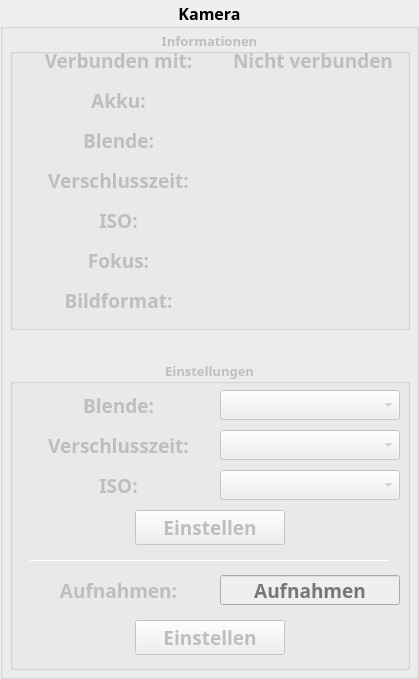
        <widget class="QGroupBox" name="groupBox_info">
         <property name="enabled">
          <bool>true</bool>
         </property>
         <property name="font">
          <font>
           <family>Bahnschrift</family>
           <pointsize>12</pointsize>
           <weight>75</weight>
           <bold>true</bold>
          </font>
         </property>
         <property name="title">
          <string>Kamera</string>
         </property>
         <property name="alignment">
          <set>Qt::AlignCenter</set>
         </property>
         <property name="flat">
          <bool>false</bool>
         </property>
         <property name="checkable">
          <bool>false</bool>
         </property>
         <widget class="QGroupBox" name="groupBox_info_kamera">
          <property name="enabled">
           <bool>false</bool>
          </property>
          <property name="geometry">
           <rect>
            <x>10</x>
            <y>30</y>
            <width>400</width>
            <height>300</height>
           </rect>
          </property>
          <property name="minimumSize">
           <size>
            <width>400</width>
            <height>300</height>
           </size>
          </property>
          <property name="maximumSize">
           <size>
            <width>400</width>
            <height>300</height>
           </size>
          </property>
          <property name="font">
           <font>
            <family>Bahnschrift</family>
            <pointsize>10</pointsize>
           </font>
          </property>
          <property name="styleSheet">
           <string notr="true"/>
          </property>
          <property name="title">
           <string>Informationen</string>
          </property>
          <property name="alignment">
           <set>Qt::AlignCenter</set>
          </property>
          <widget class="QLabel" name="label_info_camera_name">
           <property name="enabled">
            <bool>false</bool>
           </property>
           <property name="geometry">
            <rect>
             <x>15</x>
             <y>15</y>
             <width>187</width>
             <height>30</height>
            </rect>
           </property>
           <property name="font">
            <font>
             <family>Bahnschrift</family>
             <pointsize>14</pointsize>
            </font>
           </property>
           <property name="styleSheet">
            <string notr="true"/>
           </property>
           <property name="text">
            <string>Verbunden mit:</string>
           </property>
           <property name="alignment">
            <set>Qt::AlignCenter</set>
           </property>
          </widget>
          <widget class="QLabel" name="input_info_camera_name">
           <property name="enabled">
            <bool>false</bool>
           </property>
           <property name="geometry">
            <rect>
             <x>210</x>
             <y>15</y>
             <width>186</width>
             <height>30</height>
            </rect>
           </property>
           <property name="font">
            <font>
             <family>Bahnschrift</family>
             <pointsize>14</pointsize>
            </font>
           </property>
           <property name="styleSheet">
            <string notr="true"/>
           </property>
           <property name="text">
            <string>Nicht verbunden</string>
           </property>
           <property name="alignment">
            <set>Qt::AlignCenter</set>
           </property>
          </widget>
          <widget class="QLabel" name="label_info_camera_akku">
           <property name="enabled">
            <bool>false</bool>
           </property>
           <property name="geometry">
            <rect>
             <x>15</x>
             <y>55</y>
             <width>187</width>
             <height>30</height>
            </rect>
           </property>
           <property name="font">
            <font>
             <family>Bahnschrift</family>
             <pointsize>14</pointsize>
            </font>
           </property>
           <property name="styleSheet">
            <string notr="true"/>
           </property>
           <property name="text">
            <string>Akku:</string>
           </property>
           <property name="alignment">
            <set>Qt::AlignCenter</set>
           </property>
          </widget>
          <widget class="QLabel" name="label_info_camera_blende">
           <property name="enabled">
            <bool>false</bool>
           </property>
           <property name="geometry">
            <rect>
             <x>15</x>
             <y>95</y>
             <width>187</width>
             <height>30</height>
            </rect>
           </property>
           <property name="font">
            <font>
             <family>Bahnschrift</family>
             <pointsize>14</pointsize>
            </font>
           </property>
           <property name="styleSheet">
            <string notr="true">border: none;
background-color: transparent;</string>
           </property>
           <property name="text">
            <string>Blende:</string>
           </property>
           <property name="alignment">
            <set>Qt::AlignCenter</set>
           </property>
          </widget>
          <widget class="QLabel" name="label_info_camera_shutter">
           <property name="enabled">
            <bool>false</bool>
           </property>
           <property name="geometry">
            <rect>
             <x>15</x>
             <y>135</y>
             <width>187</width>
             <height>30</height>
            </rect>
           </property>
           <property name="font">
            <font>
             <family>Bahnschrift</family>
             <pointsize>14</pointsize>
            </font>
           </property>
           <property name="styleSheet">
            <string notr="true">border: none;
background-color: transparent;</string>
           </property>
           <property name="text">
            <string>Verschlusszeit:</string>
           </property>
           <property name="alignment">
            <set>Qt::AlignCenter</set>
           </property>
          </widget>
          <widget class="QLabel" name="label_info_camera_iso">
           <property name="enabled">
            <bool>false</bool>
           </property>
           <property name="geometry">
            <rect>
             <x>15</x>
             <y>175</y>
             <width>187</width>
             <height>30</height>
            </rect>
           </property>
           <property name="font">
            <font>
             <family>Bahnschrift</family>
             <pointsize>14</pointsize>
            </font>
           </property>
           <property name="styleSheet">
            <string notr="true">border: none;
background-color: transparent;</string>
           </property>
           <property name="text">
            <string>ISO:</string>
           </property>
           <property name="alignment">
            <set>Qt::AlignCenter</set>
           </property>
          </widget>
          <widget class="QLabel" name="label_info_camera_fokus">
           <property name="enabled">
            <bool>false</bool>
           </property>
           <property name="geometry">
            <rect>
             <x>15</x>
             <y>215</y>
             <width>187</width>
             <height>30</height>
            </rect>
           </property>
           <property name="font">
            <font>
             <family>Bahnschrift</family>
             <pointsize>14</pointsize>
            </font>
           </property>
           <property name="styleSheet">
            <string notr="true">border: none;
background-color: transparent;</string>
           </property>
           <property name="text">
            <string>Fokus:</string>
           </property>
           <property name="alignment">
            <set>Qt::AlignCenter</set>
           </property>
          </widget>
          <widget class="QLabel" name="label_info_camera_format">
           <property name="enabled">
            <bool>false</bool>
           </property>
           <property name="geometry">
            <rect>
             <x>15</x>
             <y>255</y>
             <width>187</width>
             <height>30</height>
            </rect>
           </property>
           <property name="font">
            <font>
             <family>Bahnschrift</family>
             <pointsize>14</pointsize>
            </font>
           </property>
           <property name="styleSheet">
            <string notr="true">border: none;
background-color: transparent;</string>
           </property>
           <property name="text">
            <string>Bildformat:</string>
           </property>
           <property name="alignment">
            <set>Qt::AlignCenter</set>
           </property>
          </widget>
          <widget class="QLabel" name="input_info_camera_akku">
           <property name="enabled">
            <bool>false</bool>
           </property>
           <property name="geometry">
            <rect>
             <x>210</x>
             <y>55</y>
             <width>186</width>
             <height>30</height>
            </rect>
           </property>
           <property name="font">
            <font>
             <family>Bahnschrift</family>
             <pointsize>14</pointsize>
            </font>
           </property>
           <property name="styleSheet">
            <string notr="true">border: none;</string>
           </property>
           <property name="text">
            <string/>
           </property>
           <property name="alignment">
            <set>Qt::AlignCenter</set>
           </property>
          </widget>
          <widget class="QLabel" name="input_info_camera_blende">
           <property name="enabled">
            <bool>false</bool>
           </property>
           <property name="geometry">
            <rect>
             <x>210</x>
             <y>95</y>
             <width>186</width>
             <height>30</height>
            </rect>
           </property>
           <property name="font">
            <font>
             <family>Bahnschrift</family>
             <pointsize>14</pointsize>
            </font>
           </property>
           <property name="styleSheet">
            <string notr="true">border: none;</string>
           </property>
           <property name="text">
            <string/>
           </property>
           <property name="alignment">
            <set>Qt::AlignCenter</set>
           </property>
          </widget>
          <widget class="QLabel" name="input_info_camera_shutter">
           <property name="enabled">
            <bool>false</bool>
           </property>
           <property name="geometry">
            <rect>
             <x>210</x>
             <y>135</y>
             <width>186</width>
             <height>30</height>
            </rect>
           </property>
           <property name="font">
            <font>
             <family>Bahnschrift</family>
             <pointsize>14</pointsize>
            </font>
           </property>
           <property name="styleSheet">
            <string notr="true">border: none;</string>
           </property>
           <property name="text">
            <string/>
           </property>
           <property name="alignment">
            <set>Qt::AlignCenter</set>
           </property>
          </widget>
          <widget class="QLabel" name="input_info_camera_iso">
           <property name="enabled">
            <bool>false</bool>
           </property>
           <property name="geometry">
            <rect>
             <x>210</x>
             <y>175</y>
             <width>186</width>
             <height>30</height>
            </rect>
           </property>
           <property name="font">
            <font>
             <family>Bahnschrift</family>
             <pointsize>14</pointsize>
            </font>
           </property>
           <property name="styleSheet">
            <string notr="true">border: none;</string>
           </property>
           <property name="text">
            <string/>
           </property>
           <property name="alignment">
            <set>Qt::AlignCenter</set>
           </property>
          </widget>
          <widget class="QLabel" name="input_info_camera_fokus">
           <property name="enabled">
            <bool>false</bool>
           </property>
           <property name="geometry">
            <rect>
             <x>210</x>
             <y>215</y>
             <width>186</width>
             <height>30</height>
            </rect>
           </property>
           <property name="font">
            <font>
             <family>Bahnschrift</family>
             <pointsize>14</pointsize>
            </font>
           </property>
           <property name="styleSheet">
            <string notr="true"/>
           </property>
           <property name="text">
            <string/>
           </property>
           <property name="alignment">
            <set>Qt::AlignCenter</set>
           </property>
          </widget>
          <widget class="QLabel" name="input_info_camera_format">
           <property name="enabled">
            <bool>false</bool>
           </property>
           <property name="geometry">
            <rect>
             <x>210</x>
             <y>255</y>
             <width>186</width>
             <height>30</height>
            </rect>
           </property>
           <property name="font">
            <font>
             <family>Bahnschrift</family>
             <pointsize>14</pointsize>
            </font>
           </property>
           <property name="styleSheet">
            <string notr="true">border: none;</string>
           </property>
           <property name="text">
            <string/>
           </property>
           <property name="alignment">
            <set>Qt::AlignCenter</set>
           </property>
          </widget>
         </widget>
         <widget class="QGroupBox" name="groupBox_settings_kamera">
          <property name="enabled">
           <bool>false</bool>
          </property>
          <property name="geometry">
           <rect>
            <x>10</x>
            <y>360</y>
            <width>400</width>
            <height>310</height>
           </rect>
          </property>
          <property name="minimumSize">
           <size>
            <width>400</width>
            <height>310</height>
           </size>
          </property>
          <property name="maximumSize">
           <size>
            <width>400</width>
            <height>310</height>
           </size>
          </property>
          <property name="font">
           <font>
            <family>Bahnschrift</family>
            <pointsize>10</pointsize>
           </font>
          </property>
          <property name="title">
           <string>Einstellungen</string>
          </property>
          <property name="alignment">
           <set>Qt::AlignCenter</set>
          </property>
          <widget class="QLabel" name="label_settings_kamera_takes">
           <property name="enabled">
            <bool>false</bool>
           </property>
           <property name="geometry">
            <rect>
             <x>15</x>
             <y>215</y>
             <width>187</width>
             <height>30</height>
            </rect>
           </property>
           <property name="minimumSize">
            <size>
             <width>187</width>
             <height>30</height>
            </size>
           </property>
           <property name="maximumSize">
            <size>
             <width>187</width>
             <height>30</height>
            </size>
           </property>
           <property name="font">
            <font>
             <family>Bahnschrift</family>
             <pointsize>14</pointsize>
            </font>
           </property>
           <property name="styleSheet">
            <string notr="true"/>
           </property>
           <property name="text">
            <string>Aufnahmen:</string>
           </property>
           <property name="alignment">
            <set>Qt::AlignCenter</set>
           </property>
          </widget>
          <widget class="QLineEdit" name="lineEdit_settings_kamera_takes">
           <property name="enabled">
            <bool>false</bool>
           </property>
           <property name="geometry">
            <rect>
             <x>210</x>
             <y>215</y>
             <width>180</width>
             <height>30</height>
            </rect>
           </property>
           <property name="font">
            <font>
             <family>Bahnschrift</family>
             <pointsize>14</pointsize>
            </font>
           </property>
           <property name="styleSheet">
            <string notr="true"/>
           </property>
           <property name="text">
            <string/>
           </property>
           <property name="alignment">
            <set>Qt::AlignCenter</set>
           </property>
           <property name="placeholderText">
            <string>Aufnahmen</string>
           </property>
          </widget>
          <widget class="QPushButton" name="pushButton_settings_kamera">
           <property name="enabled">
            <bool>false</bool>
           </property>
           <property name="geometry">
            <rect>
             <x>125</x>
             <y>150</y>
             <width>150</width>
             <height>35</height>
            </rect>
           </property>
           <property name="font">
            <font>
             <family>Bahnschrift</family>
             <pointsize>14</pointsize>
            </font>
           </property>
           <property name="styleSheet">
            <string notr="true"/>
           </property>
           <property name="text">
            <string>Einstellen</string>
           </property>
           <property name="flat">
            <bool>false</bool>
           </property>
          </widget>
          <widget class="QLabel" name="label_settings_kamera_blende">
           <property name="enabled">
            <bool>false</bool>
           </property>
           <property name="geometry">
            <rect>
             <x>15</x>
             <y>30</y>
             <width>187</width>
             <height>30</height>
            </rect>
           </property>
           <property name="minimumSize">
            <size>
             <width>187</width>
             <height>30</height>
            </size>
           </property>
           <property name="maximumSize">
            <size>
             <width>187</width>
             <height>30</height>
            </size>
           </property>
           <property name="font">
            <font>
             <family>Bahnschrift</family>
             <pointsize>14</pointsize>
            </font>
           </property>
           <property name="styleSheet">
            <string notr="true"/>
           </property>
           <property name="text">
            <string>Blende:</string>
           </property>
           <property name="alignment">
            <set>Qt::AlignCenter</set>
           </property>
          </widget>
          <widget class="QLabel" name="label_settings_kamera_shutter">
           <property name="enabled">
            <bool>false</bool>
           </property>
           <property name="geometry">
            <rect>
             <x>15</x>
             <y>70</y>
             <width>187</width>
             <height>30</height>
            </rect>
           </property>
           <property name="minimumSize">
            <size>
             <width>187</width>
             <height>30</height>
            </size>
           </property>
           <property name="maximumSize">
            <size>
             <width>187</width>
             <height>30</height>
            </size>
           </property>
           <property name="font">
            <font>
             <family>Bahnschrift</family>
             <pointsize>14</pointsize>
            </font>
           </property>
           <property name="styleSheet">
            <string notr="true"/>
           </property>
           <property name="text">
            <string>Verschlusszeit:</string>
           </property>
           <property name="alignment">
            <set>Qt::AlignCenter</set>
           </property>
          </widget>
          <widget class="QLabel" name="label_settings_kamera_iso">
           <property name="enabled">
            <bool>false</bool>
           </property>
           <property name="geometry">
            <rect>
             <x>15</x>
             <y>110</y>
             <width>187</width>
             <height>30</height>
            </rect>
           </property>
           <property name="minimumSize">
            <size>
             <width>187</width>
             <height>30</height>
            </size>
           </property>
           <property name="maximumSize">
            <size>
             <width>187</width>
             <height>30</height>
            </size>
           </property>
           <property name="font">
            <font>
             <family>Bahnschrift</family>
             <pointsize>14</pointsize>
            </font>
           </property>
           <property name="styleSheet">
            <string notr="true"/>
           </property>
           <property name="text">
            <string>ISO:</string>
           </property>
           <property name="alignment">
            <set>Qt::AlignCenter</set>
           </property>
          </widget>
          <widget class="QComboBox" name="comboBox_settings_kamera_blende">
           <property name="geometry">
            <rect>
             <x>210</x>
             <y>30</y>
             <width>180</width>
             <height>30</height>
            </rect>
           </property>
           <property name="font">
            <font>
             <family>Bahnschrift</family>
             <pointsize>14</pointsize>
            </font>
           </property>
           <property name="currentText">
            <string/>
           </property>
          </widget>
          <widget class="QComboBox" name="comboBox_settings_kamera_shutter">
           <property name="geometry">
            <rect>
             <x>210</x>
             <y>70</y>
             <width>180</width>
             <height>30</height>
            </rect>
           </property>
           <property name="font">
            <font>
             <family>Bahnschrift</family>
             <pointsize>14</pointsize>
            </font>
           </property>
           <property name="currentText">
            <string/>
           </property>
          </widget>
          <widget class="QComboBox" name="comboBox_settings_kamera_iso">
           <property name="geometry">
            <rect>
             <x>210</x>
             <y>110</y>
             <width>180</width>
             <height>30</height>
            </rect>
           </property>
           <property name="font">
            <font>
             <family>Bahnschrift</family>
             <pointsize>14</pointsize>
            </font>
           </property>
           <property name="currentText">
            <string/>
           </property>
          </widget>
          <widget class="QPushButton" name="pushButton_settings_kamera_takes">
           <property name="enabled">
            <bool>false</bool>
           </property>
           <property name="geometry">
            <rect>
             <x>125</x>
             <y>260</y>
             <width>150</width>
             <height>35</height>
            </rect>
           </property>
           <property name="font">
            <font>
             <family>Bahnschrift</family>
             <pointsize>14</pointsize>
            </font>
           </property>
           <property name="styleSheet">
            <string notr="true"/>
           </property>
           <property name="text">
            <string>Einstellen</string>
           </property>
           <property name="flat">
            <bool>false</bool>
           </property>
          </widget>
          <widget class="Line" name="line_3">
           <property name="geometry">
            <rect>
             <x>20</x>
             <y>200</y>
             <width>360</width>
             <height>1</height>
            </rect>
           </property>
           <property name="orientation">
            <enum>Qt::Horizontal</enum>
           </property>
          </widget>
         </widget>
        </widget>
